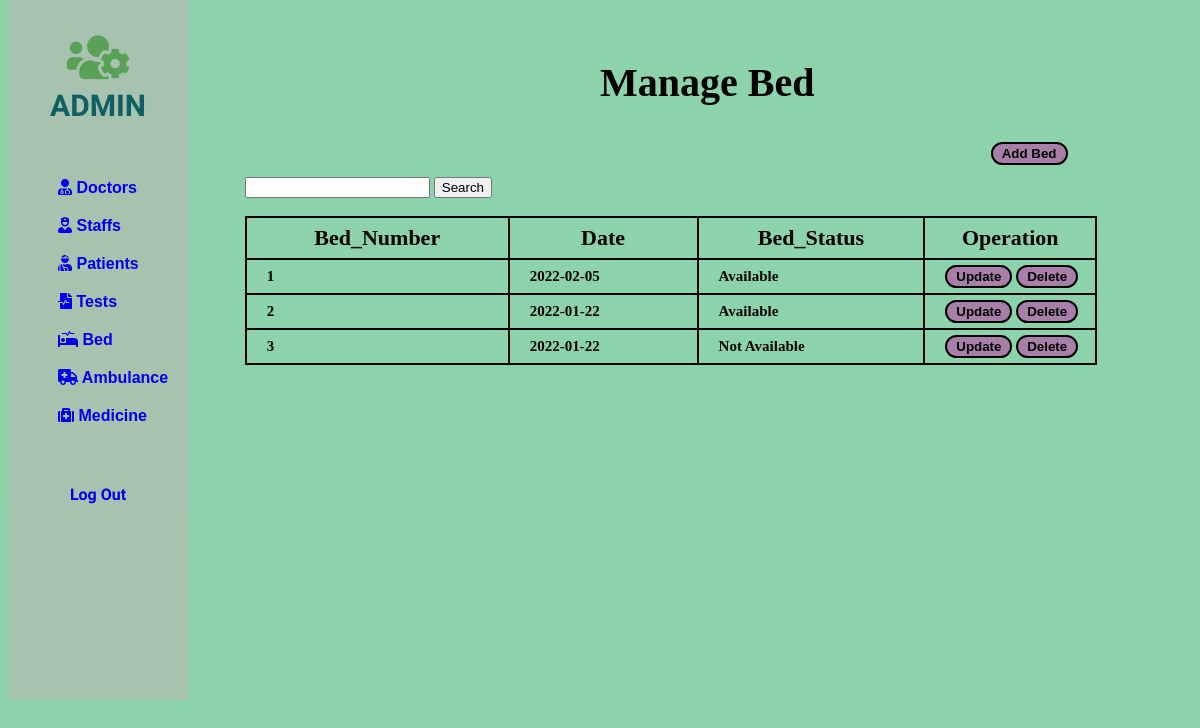
The page /php/bed/bed.php on the database its author committed.
### tables this page shows
CREATE TABLE IF NOT EXISTS `bed` (
  `Bed_Num` int(11) NOT NULL,
  `Date` date NOT NULL,
  `Bed_Status` enum('Available','Not Available') NOT NULL,
  `P_ID` int(11) DEFAULT NULL,
  PRIMARY KEY (`Bed_Num`),
  UNIQUE KEY `Bed_Num` (`Bed_Num`)
);

### php/bed/bed.php (the view, shortened to what this page needs)
<!DOCTYPE html>
<html lang="en">
<head>
    <link rel="stylesheet" href="https://use.fontawesome.com/releases/v5.15.4/css/all.css">
</head>
<body>
    <div class="slidebar">
        <header>
            <span>
                <i class="fas fa-users-cog"></i><br>
            </span>
            ADMIN
        </header>
        <ul>
            <li>
                <a href="/php/Doctor/doctor.php"><i class="fas fa-user-md"></i> Doctors</a>
            </li>
            <li>
                <a href="/php/staff/staff.php"><i class="fas fa-user-nurse"></i> Staffs</a>
            </li>
            <li>
                <a href="/php/patient/patient.php"><i class="fas fa-user-injured"></i> Patients</a>
            </li>
            <li>
                <a href="/php/test/test.php"><i class="fas fa-file-medical-alt"></i> Tests</a>
            </li>
            <li>
                <a href="/php/bed/bed.php"><i class="fas fa-procedures"></i> Bed</a>
            </li>
            <li>
                <a href="/php/Ambulence/ambulence.php"><i class="fas fa-ambulance"></i> Ambulance</a>
            </li>
            <li>
                <a href="/php/medicine/medicine.php"><i class="fas fa-medkit"></i> Medicine</a>
            </li>
        </ul>
        <div>
            <a style="text-decoration: none;" href="/php/index.php">
                <div class="logout">
                    Log Out
                </div>
            </a>
        </div>
    </div>
    <div class="container">
        <div class="row">
            <div style="margin-left: 50%; margin-top: 5%;">
                <h2>Manage <b>Bed</b></h2>
            </div>
            <div style="margin-left: 83%; margin-top: 3%;">
                <button><a href="/php/bed/add-bed.php">Add Bed</a></button>
            </div>
        </div>
    </div>
    <div class="card-body">
        <div style="margin-left: 20%; margin-top: 1%;">
         <form method="post" action="search.php">
                <input type="text" name="search" required />
                <input type="submit" value="Search" />
            </form>
            <br>
            <table id="dataTable" width="90%" cellspacing="10">
                <thead>
                    <tr>
                        <th> Bed_Number </th>
                        <th> Date </th>
                        <th> Bed_Status </th>
                        <th> Operation </th>
                    </tr>
                </thead>
                <tbody>
                    <?php
                    include 'db_conn.php';
                    $sql = " SELECT * FROM bed LIMIT 5";
                    $query = mysqli_query($conn, $sql);
                    while ($Patient_data = mysqli_fetch_array($query)) {
                    ?>
                        <tr>
                            <td><b><?php echo $Patient_data['Bed_Num'];  ?></b></td>
                            <td><?php echo $Patient_data['Date'];  ?></td>
                            <td><?php echo $Patient_data['Bed_Status'];  ?></td>
                            <td style="width: 140px;">
                                <button> <a href="/php/bed/add-bed.php?ID=<?php echo $Patient_data['Bed_Num'];  ?>" class="btn btn-success"><b>Update</b></a></button>
                                <button><a href="/php/bed/Delete.php?Bed_Num=<?php echo $Patient_data['Bed_Num']; ?>" class="btn btn-danger"><b>Delete</b></a></button>
                            </td>
                        </tr>
                    <?php
                    }
                    ?>
                </tbody>
            </table>
        </div>
    </div>
</body>
</html>

### php/bed/bed.php (style rules this page uses)
body { background: rgba(96, 193, 138, 0.722); }
.slidebar { border: 20px; width: 15%; height: 700px; position: fixed; top: 0px; background-color: rgba(195, 179, 179, 0.493); }
.slidebar header { padding: 30px 10px; text-align: center; font-family: 'Mochiy Pop P One', sans-serif; font-size: 30px; font-weight: bolder; color: rgb(16, 95, 98); }
.slidebar header span { font-size: 50px; color: rgb(89, 161, 87); }
.slidebar ul li { list-style: none; padding: 10px; font-family: 'Lucida Sans', 'Lucida Sans Regular', 'Lucida Grande', 'Lucida Sans Unicode', Geneva, Verdana, sans-serif; font-weight: bolder; }
.slidebar ul li a { text-decoration: none; }
table, th, td { border: 1px solid black; border-collapse: collapse; }
h2 { font-size: 40px; }
table { border: 2px solid black; }
th { padding: 7px; border: 2px solid black; font-size: 22px; }
td { border: 2px solid black; padding: 5px 10px 5px 20px; font-size: 15px; font-weight: bolder; }
button { border: solid 2px black; border-radius: 15px; padding: 2px 6px; background-color: rgb(167, 127, 169); }
button a { text-decoration: none; color: black; font-weight: bolder; padding: 2px 3px; }
.logout { text-align: center; margin-top: 50px; font-family: 'Mochiy Pop P One', sans-serif; font-weight: bolder; }

### rows shown on the page
bed: Bed_Num "1", Date "2022-02-05", Bed_Status "Available"
bed: Bed_Num "2", Date "2022-01-22", Bed_Status "Available"
bed: Bed_Num "3", Date "2022-01-22", Bed_Status "Not Available"
